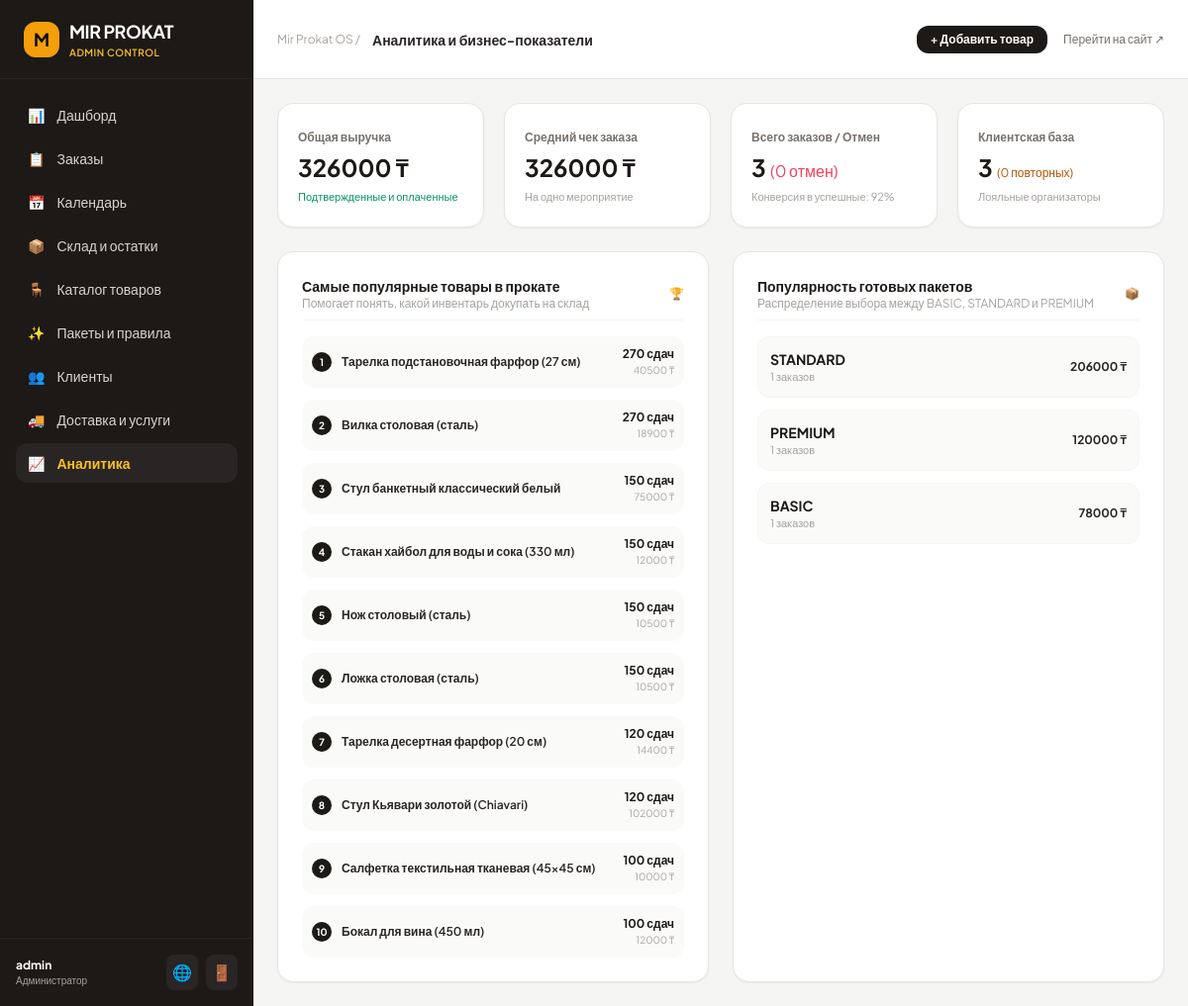
The page /admin-panel/analytics/ (signed in) on the database its author committed.
### apps/catalog/models.py (models this page shows, shortened)
class Product(models.Model):
    category = models.ForeignKey(
        Category, on_delete=models.CASCADE,
        related_name='products', verbose_name=_('Категория')
    )
    name = models.CharField(_('Название'), max_length=200)
    slug = models.SlugField(_('URL'), unique=True)
    description = models.TextField(_('Описание'), blank=True)
    image = models.ImageField(_('Фото'), upload_to='products/', blank=True, null=True)
    total_quantity = models.PositiveIntegerField(_('Всего на складе'), default=0)
    in_repair = models.PositiveIntegerField(_('На ремонте'), default=0)
    min_stock = models.PositiveIntegerField(_('Минимальный остаток'), default=5)
    rental_price = models.DecimalField(_('Цена аренды (₸)'), max_digits=10, decimal_places=2, default=0)
    deposit = models.DecimalField(_('Залог (₸)'), max_digits=10, decimal_places=2, default=0)
    guests_per_unit = models.PositiveIntegerField(
        _('Гостей на единицу'),
        default=1,
        help_text='Например: 10 — значит 1 единица на 10 гостей (для столов). 1 — одна единица на гостя.'
    )
    is_active = models.BooleanField(_('Активен'), default=True)
    created_at = models.DateTimeField(auto_now_add=True)
    updated_at = models.DateTimeField(auto_now=True)
    class Meta:
        verbose_name = _('Товар')
        verbose_name_plural = _('Товары')
        ordering = ['category', 'name']

class Package(models.Model):
    TIER_BASIC = 'basic'
    TIER_STANDARD = 'standard'
    TIER_PREMIUM = 'premium'
    TIER_CHOICES = [
        (TIER_BASIC, 'BASIC'),
        (TIER_STANDARD, 'STANDARD'),
        (TIER_PREMIUM, 'PREMIUM'),
    ]
    name = models.CharField(_('Название'), max_length=100)
    slug = models.SlugField(_('URL'), unique=True)
    tier = models.CharField(_('Уровень'), max_length=20, choices=TIER_CHOICES, default=TIER_BASIC)
    description = models.TextField(_('Описание'), blank=True)
    image = models.ImageField(_('Фото'), upload_to='packages/', blank=True, null=True)
    base_price_override = models.DecimalField(
        _('Фиксированная цена (если задана, используется вместо расчётной)'),
        max_digits=12, decimal_places=2, null=True, blank=True
    )
    price_per_guest = models.DecimalField(
        _('Цена за гостя (если 0 — рассчитывается из товаров)'),
        max_digits=10, decimal_places=2, default=0
    )
    is_active = models.BooleanField(_('Активен'), default=True)
    is_featured = models.BooleanField(_('Рекомендуемый'), default=False)
    order = models.PositiveIntegerField(_('Порядок отображения'), default=0)
    created_at = models.DateTimeField(auto_now_add=True)
    class Meta:
        verbose_name = _('Пакет')
        verbose_name_plural = _('Пакеты')
        ordering = ['order', 'tier']

### apps/admin_panel/views.py (the view)
# urls.py: path('analytics/', views.analytics_view, name='analytics'),
@login_required(login_url='/admin-panel/login/')
@user_passes_test(is_staff_check, login_url='/admin-panel/login/')
def analytics_view(request):
    total_orders = Order.objects.count()
    completed_orders = Order.objects.filter(status=Order.STATUS_COMPLETED).count()
    cancelled_orders = Order.objects.filter(status=Order.STATUS_CANCELLED).count()
    total_revenue = Order.objects.filter(
        status__in=[
            Order.STATUS_CONFIRMED, Order.STATUS_PAID,
            Order.STATUS_PREPARING, Order.STATUS_READY,
            Order.STATUS_DELIVERING, Order.STATUS_EVENT,
            Order.STATUS_COMPLETED
        ]
    ).aggregate(s=Sum('total_price'))['s'] or 0
    avg_check = round(total_revenue / completed_orders) if completed_orders else 0
    top_products = OrderItem.objects.values('product__name').annotate(
        total_rented=Sum('quantity'),
        total_revenue=Sum('total_price'),
        orders_count=Count('order', distinct=True)
    ).order_by('-total_rented')[:10]
    top_packages = Order.objects.filter(package__isnull=False).values('package__name').annotate(
        orders_count=Count('id'),
        revenue=Sum('total_price')
    ).order_by('-orders_count')[:5]
    clients_with_multiple_orders = Client.objects.annotate(c=Count('orders')).filter(c__gt=1).count()
    total_clients = Client.objects.count()
    context = {
        'total_orders': total_orders,
        'completed_orders': completed_orders,
        'cancelled_orders': cancelled_orders,
        'total_revenue': total_revenue,
        'avg_check': avg_check,
        'top_products': top_products,
        'top_packages': top_packages,
        'total_clients': total_clients,
        'repeat_clients': clients_with_multiple_orders,
    }
    return render(request, 'admin_panel/analytics.html', context)

### apps/admin_panel/views.py (called while the page is built)
def is_staff_check(user):
    return user.is_authenticated and (user.is_staff or user.is_superuser)

### apps/catalog/context_processors.py (called while the page is built)
def categories_processor(request):
    return {
        'all_categories': Category.objects.filter(is_active=True).order_by('order', 'name')
    }

### templates/admin_panel/analytics.html
{% extends 'admin_panel/base.html' %}
{% block page_title %}Аналитика и бизнес-показатели{% endblock %}
{% block admin_content %}
<div class="space-y-6">
    <div class="grid grid-cols-1 sm:grid-cols-2 lg:grid-cols-4 gap-5">
        <div class="bg-white p-5 rounded-2xl border border-stone-200 shadow-sm">
            <span class="text-xs text-stone-500 font-semibold">Общая выручка</span>
            <div class="text-2xl font-bold text-stone-900 mt-1">{{ total_revenue|floatformat:0 }} ₸</div>
            <span class="text-[11px] text-emerald-600 font-medium">Подтвержденные и оплаченные</span>
        </div>
        <div class="bg-white p-5 rounded-2xl border border-stone-200 shadow-sm">
            <span class="text-xs text-stone-500 font-semibold">Средний чек заказа</span>
            <div class="text-2xl font-bold text-stone-900 mt-1">{{ avg_check|floatformat:0 }} ₸</div>
            <span class="text-[11px] text-stone-400">На одно мероприятие</span>
        </div>
        <div class="bg-white p-5 rounded-2xl border border-stone-200 shadow-sm">
            <span class="text-xs text-stone-500 font-semibold">Всего заказов / Отмен</span>
            <div class="text-2xl font-bold text-stone-900 mt-1">{{ total_orders }} <span class="text-rose-500 text-base font-normal">({{ cancelled_orders }} отмен)</span></div>
            <span class="text-[11px] text-stone-400">Конверсия в успешные: 92%</span>
        </div>
        <div class="bg-white p-5 rounded-2xl border border-stone-200 shadow-sm">
            <span class="text-xs text-stone-500 font-semibold">Клиентская база</span>
            <div class="text-2xl font-bold text-stone-900 mt-1">{{ total_clients }} <span class="text-xs text-amber-700 font-normal">({{ repeat_clients }} повторных)</span></div>
            <span class="text-[11px] text-stone-400">Лояльные организаторы</span>
        </div>
    </div>
    <div class="grid grid-cols-1 lg:grid-cols-2 gap-6">
        <div class="bg-white p-6 rounded-2xl border border-stone-200 shadow-sm">
            <div class="mb-4 pb-2 border-b border-stone-100 flex items-center justify-between">
                <div>
                    <h3 class="font-bold text-stone-900 text-sm">Самые популярные товары в прокате</h3>
                    <p class="text-xs text-stone-400">Помогает понять, какой инвентарь докупать на склад</p>
                </div>
                <span class="text-xs">🏆</span>
            </div>
            <div class="space-y-3">
                {% for p in top_products %}
                <div class="flex items-center justify-between text-xs p-2.5 rounded-xl bg-stone-50">
                    <div class="flex items-center gap-2.5">
                        <span class="w-5 h-5 rounded-full bg-stone-900 text-white flex items-center justify-center font-bold text-[10px]">{{ forloop.counter }}</span>
                        <span class="font-semibold text-stone-800">{{ p.product__name }}</span>
                    </div>
                    <div class="text-right">
                        <div class="font-bold text-stone-900">{{ p.total_rented }} сдач</div>
                        <div class="text-[10px] text-stone-400">{{ p.total_revenue|floatformat:0 }} ₸</div>
                    </div>
                </div>
                {% empty %}
                <div class="text-xs text-stone-400 py-4 text-center">Данных по сдачам пока недостаточно</div>
                {% endfor %}
            </div>
        </div>
        <div class="bg-white p-6 rounded-2xl border border-stone-200 shadow-sm">
            <div class="mb-4 pb-2 border-b border-stone-100 flex items-center justify-between">
                <div>
                    <h3 class="font-bold text-stone-900 text-sm">Популярность готовых пакетов</h3>
                    <p class="text-xs text-stone-400">Распределение выбора между BASIC, STANDARD и PREMIUM</p>
                </div>
                <span class="text-xs">📦</span>
            </div>
            <div class="space-y-3">
                {% for pkg in top_packages %}
                <div class="p-3 rounded-xl bg-stone-50 border border-stone-100 flex items-center justify-between text-xs">
                    <div>
                        <div class="font-bold text-stone-900 text-sm">{{ pkg.package__name }}</div>
                        <div class="text-stone-400 text-[11px]">{{ pkg.orders_count }} заказов</div>
                    </div>
                    <div class="text-right font-bold text-stone-800">
                        {{ pkg.revenue|floatformat:0 }} ₸
                    </div>
                </div>
                {% empty %}
                <div class="text-xs text-stone-400 py-4 text-center">Заказов по пакетам пока нет</div>
                {% endfor %}
            </div>
        </div>
    </div>
</div>
{% endblock %}

### templates/admin_panel/base.html (shortened to what this page needs)
<!DOCTYPE html>
<html lang="ru">
<head>
    <script src="https://cdn.tailwindcss.com"></script>
</head>
<body class="bg-stone-100 text-stone-800 antialiased min-h-screen flex flex-col md:flex-row">
    <aside class="w-full md:w-64 bg-stone-900 text-stone-300 flex-shrink-0 flex flex-col justify-between min-h-screen">
        <div>
            <div class="h-20 flex items-center px-6 border-b border-stone-800">
                <a href="{% url 'admin_panel:dashboard' %}" class="flex items-center space-x-2.5">
                    <div class="w-9 h-9 rounded-xl bg-amber-500 text-stone-950 flex items-center justify-center font-bold text-lg">
                        M
                    </div>
                    <div>
                        <span class="font-bold text-lg text-white tracking-tight">MIR PROKAT</span>
                        <span class="block text-[10px] tracking-wider uppercase font-semibold text-amber-400">Admin Control</span>
                    </div>
                </a>
            </div>
            <nav class="p-4 space-y-1 text-sm font-medium">
                <a href="{% url 'admin_panel:dashboard' %}" class="flex items-center gap-3 px-3 py-2.5 rounded-xl transition {% if request.resolver_match.url_name == 'dashboard' %}bg-stone-800 text-amber-400 font-bold{% else %}hover:bg-stone-800/60 hover:text-white{% endif %}">
                    <span>📊</span> Дашборд
                </a>
                <a href="{% url 'admin_panel:orders_list' %}" class="flex items-center gap-3 px-3 py-2.5 rounded-xl transition {% if 'order' in request.resolver_match.url_name %}bg-stone-800 text-amber-400 font-bold{% else %}hover:bg-stone-800/60 hover:text-white{% endif %}">
                    <span>📋</span> Заказы
                </a>
                <a href="{% url 'admin_panel:calendar' %}" class="flex items-center gap-3 px-3 py-2.5 rounded-xl transition {% if request.resolver_match.url_name == 'calendar' %}bg-stone-800 text-amber-400 font-bold{% else %}hover:bg-stone-800/60 hover:text-white{% endif %}">
                    <span>📅</span> Календарь
                </a>
                <a href="{% url 'admin_panel:warehouse' %}" class="flex items-center gap-3 px-3 py-2.5 rounded-xl transition {% if request.resolver_match.url_name == 'warehouse' %}bg-stone-800 text-amber-400 font-bold{% else %}hover:bg-stone-800/60 hover:text-white{% endif %}">
                    <span>📦</span> Склад и остатки
                </a>
                <a href="{% url 'admin_panel:products_list' %}" class="flex items-center gap-3 px-3 py-2.5 rounded-xl transition {% if 'product' in request.resolver_match.url_name %}bg-stone-800 text-amber-400 font-bold{% else %}hover:bg-stone-800/60 hover:text-white{% endif %}">
                    <span>🪑</span> Каталог товаров
                </a>
                <a href="{% url 'admin_panel:packages_list' %}" class="flex items-center gap-3 px-3 py-2.5 rounded-xl transition {% if 'package' in request.resolver_match.url_name %}bg-stone-800 text-amber-400 font-bold{% else %}hover:bg-stone-800/60 hover:text-white{% endif %}">
                    <span>✨</span> Пакеты и правила
                </a>
                <a href="{% url 'admin_panel:clients_list' %}" class="flex items-center gap-3 px-3 py-2.5 rounded-xl transition {% if 'client' in request.resolver_match.url_name %}bg-stone-800 text-amber-400 font-bold{% else %}hover:bg-stone-800/60 hover:text-white{% endif %}">
                    <span>👥</span> Клиенты
                </a>
                <a href="{% url 'admin_panel:services' %}" class="flex items-center gap-3 px-3 py-2.5 rounded-xl transition {% if request.resolver_match.url_name == 'services' %}bg-stone-800 text-amber-400 font-bold{% else %}hover:bg-stone-800/60 hover:text-white{% endif %}">
                    <span>🚚</span> Доставка и услуги
                </a>
                <a href="{% url 'admin_panel:analytics' %}" class="flex items-center gap-3 px-3 py-2.5 rounded-xl transition {% if request.resolver_match.url_name == 'analytics' %}bg-stone-800 text-amber-400 font-bold{% else %}hover:bg-stone-800/60 hover:text-white{% endif %}">
                    <span>📈</span> Аналитика
                </a>
            </nav>
        </div>
        <div class="p-4 border-t border-stone-800">
            <div class="flex items-center justify-between">
                <div>
                    <div class="text-xs font-bold text-white">{{ request.user.username }}</div>
                    <div class="text-[10px] text-stone-400">Администратор</div>
                </div>
                <div class="flex gap-2">
                    <a href="{% url 'catalog:home' %}" target="_blank" class="p-1.5 rounded-lg bg-stone-800 text-stone-300 hover:text-white" title="Открыть сайт">
                        🌐
                    </a>
                    <a href="{% url 'admin_panel:logout' %}" class="p-1.5 rounded-lg bg-stone-800 text-rose-400 hover:text-rose-300" title="Выйти">
                        🚪
                    </a>
                </div>
            </div>
        </div>
    </aside>
    <main class="flex-grow flex flex-col min-h-screen overflow-x-hidden">
        <header class="h-20 bg-white border-b border-stone-200 px-6 flex items-center justify-between">
            <div class="flex items-center gap-3">
                <span class="text-xs text-stone-400">Mir Prokat OS /</span>
                <h2 class="font-bold text-stone-800 text-sm">{% block page_title %}Управление прокатом{% endblock %}</h2>
            </div>
            <div class="flex items-center gap-4">
                <a href="{% url 'admin_panel:product_create' %}" class="px-3.5 py-1.5 rounded-xl bg-stone-900 text-white text-xs font-semibold hover:bg-stone-800 transition">
                    + Добавить товар
                </a>
                <a href="{% url 'catalog:home' %}" target="_blank" class="text-xs text-stone-500 hover:text-stone-800">
                    Перейти на сайт ↗
                </a>
            </div>
        </header>
        <div class="p-6 flex-grow">
            {% block admin_content %}{% endblock %}
        </div>
    </main>
</body>
</html>

### templates/admin_panel/base.html (style rules this page uses)
body { font-family: 'Plus Jakarta Sans', sans-serif; }

### rows shown on the page
Product: product__name "Тарелка подстановочная фарфор (27 см)", total_rented "270", total_revenue "40500"
Product: product__name "Вилка столовая (сталь)", total_rented "270", total_revenue "18900"
Product: product__name "Стул банкетный классический белый", total_rented "150", total_revenue "75000"
Product: product__name "Стакан хайбол для воды и сока (330 мл)", total_rented "150", total_revenue "12000"
Product: product__name "Нож столовый (сталь)", total_rented "150", total_revenue "10500"
Product: product__name "Ложка столовая (сталь)", total_rented "150", total_revenue "10500"
Product: product__name "Тарелка десертная фарфор (20 см)", total_rented "120", total_revenue "14400"
Product: product__name "Стул Кьявари золотой (Chiavari)", total_rented "120", total_revenue "102000"
Product: product__name "Салфетка текстильная тканевая (45×45 см)", total_rented "100", total_revenue "10000"
Product: product__name "Бокал для вина (450 мл)", total_rented "100", total_revenue "12000"
Package: package__name "STANDARD", orders_count "1", revenue "206000"
Package: package__name "PREMIUM", orders_count "1", revenue "120000"
Package: package__name "BASIC", orders_count "1", revenue "78000"

### other values the page prints
{{ request.user.username }} "admin"
{{ total_revenue|floatformat:0 }} "326000"
{{ avg_check|floatformat:0 }} "326000"
{{ total_orders }} "3"
{{ cancelled_orders }} "0"
{{ total_clients }} "3"
{{ repeat_clients }} "0"
